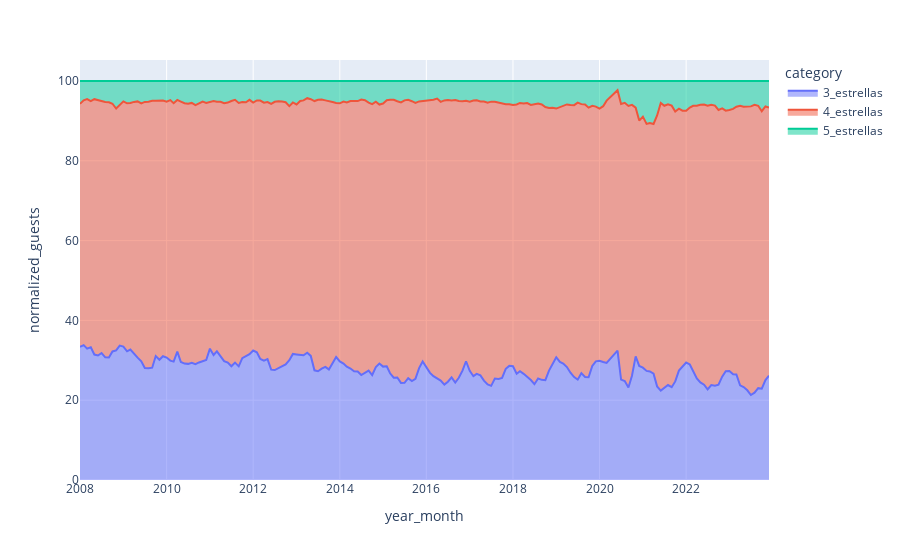

The code cell stored with this chart in its notebook:
### Markdown cell above
<div style="text-align:center; color:red; font-size:larger; font-weight:bold; border: 2px solid red; padding: 10px;">
    ¿Qué insights podemos extraer del gráfico anterior?
</div>

### Code cell
# TODO: normalizar los turistas mes a mes
# TODO: area plot del % de turistas en cada categoria de hotel

px.area(
    data_frame = df_,
    x = 'year_month',
    y = 'normalized_guests',
    color = 'category'
)

### Figure 1 — Plotly figure (JSON) as saved in the notebook; plotly's stock layout.template omitted (floating-point values rounded to 4 significant figures; data arrays with more than 128 entries replaced by an {"elided": "..."} marker saying what was removed)
{"data": [{"fillpattern": {"shape": ""}, "hovertemplate": "category=3_estrellas<br>year_month=%{x}<br>normalized_guests=%{y}<extra></extra>", "legendgroup": "3_estrellas", "line": {"color": "#636efa"}, "marker": {"symbol": "circle"}, "mode": "lines", "name": "3_estrellas", "orientation": "v", "showlegend": true, "stackgroup": "1", "type": "scatter", "x": {"elided": "190 str values"}, "xaxis": "x", "y": {"elided": "190 float values"}, "yaxis": "y"}, {"fillpattern": {"shape": ""}, "hovertemplate": "category=4_estrellas<br>year_month=%{x}<br>normalized_guests=%{y}<extra></extra>", "legendgroup": "4_estrellas", "line": {"color": "#EF553B"}, "marker": {"symbol": "circle"}, "mode": "lines", "name": "4_estrellas", "orientation": "v", "showlegend": true, "stackgroup": "1", "type": "scatter", "x": {"elided": "190 str values"}, "xaxis": "x", "y": {"elided": "190 float values"}, "yaxis": "y"}, {"fillpattern": {"shape": ""}, "hovertemplate": "category=5_estrellas<br>year_month=%{x}<br>normalized_guests=%{y}<extra></extra>", "legendgroup": "5_estrellas", "line": {"color": "#00cc96"}, "marker": {"symbol": "circle"}, "mode": "lines", "name": "5_estrellas", "orientation": "v", "showlegend": true, "stackgroup": "1", "type": "scatter", "x": {"elided": "190 str values"}, "xaxis": "x", "y": {"elided": "190 float values"}, "yaxis": "y"}], "layout": {"legend": {"title": {"text": "category"}, "tracegroupgap": 0}, "margin": {"t": 60}, "xaxis": {"anchor": "y", "domain": [0, 1], "title": {"text": "year_month"}}, "yaxis": {"anchor": "x", "domain": [0, 1], "title": {"text": "normalized_guests"}}}}
